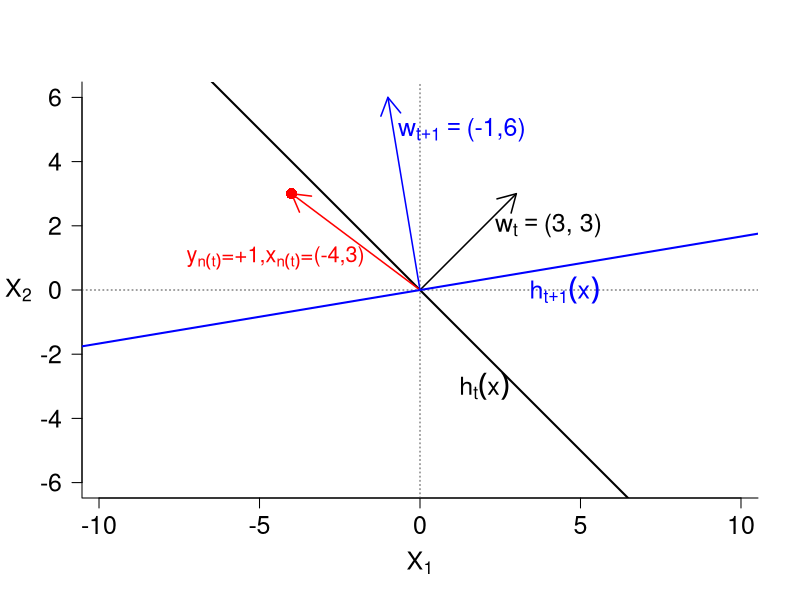
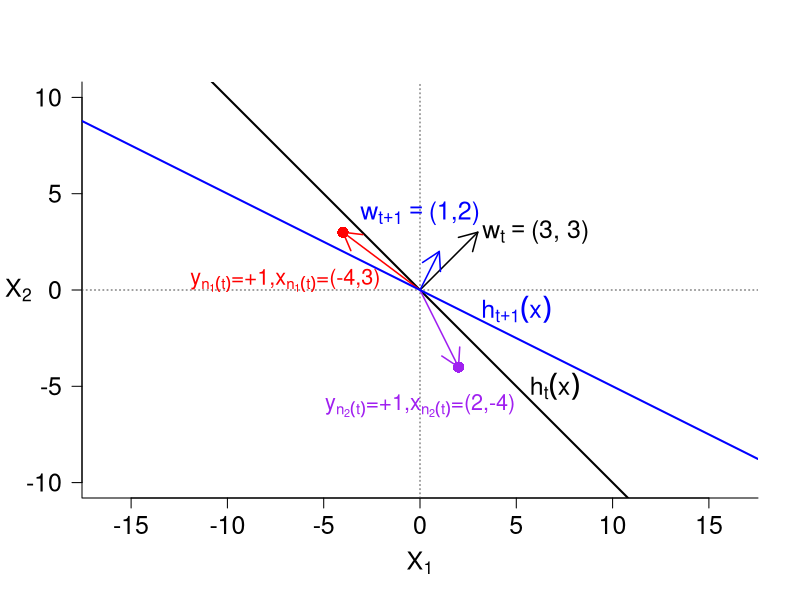
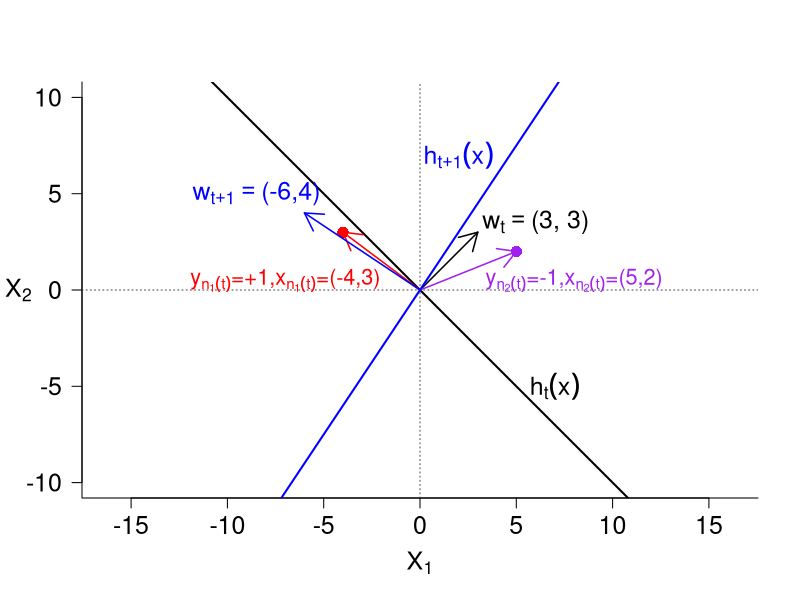
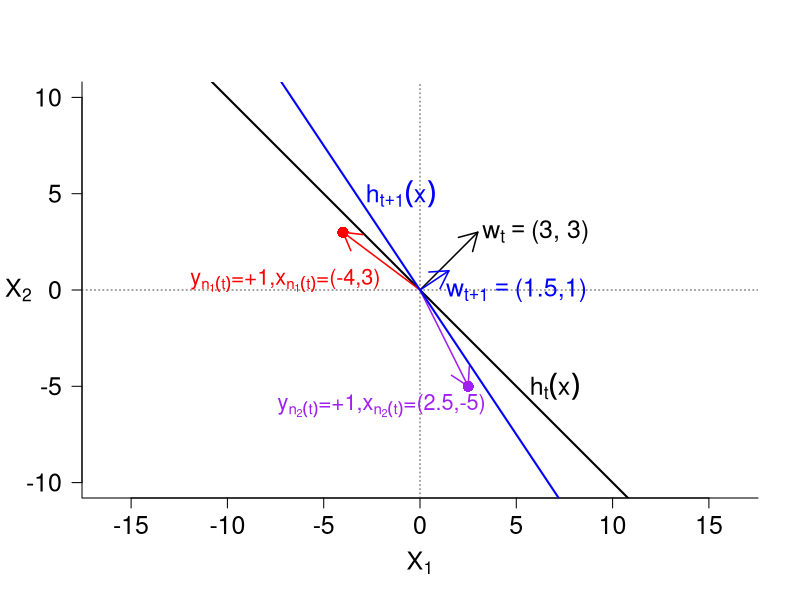

Here is the R script that generated these plots, in order:
###########################################################
# Filename: hw1.R
# Course  : 113-2 Statistics and Machine Learning, HW1
# Author  : Potumas Liu 
# Date    : 2025/03/16
###########################################################

par(mar = c(5, 4, 1, 1))
par(mgp = c(3, 1, 0))

# (3)
pdf("3.pdf")

plot(0, 0, xlim = c(-6, 6), ylim = c(-6, 6), bty="l",
     type = "n", xlab = expression(X[1]), ylab = "", 
     asp = 1, las=1, cex.axis=1.5, cex.lab=1.5)
abline(h=0, lty=3, col="gray30")
abline(v=0, lty=3, col="gray30")
mtext(expression("X"[2]), side = 2, line = 2.5, las = 1, cex = 1.5)

# the original model
arrows(0, 0, 3, 3, col = "black", lwd=1.5, length=0.2)
abline(a=0, b=-1, lwd=2, col="black")
text(4, 2, expression(w[t]=="(3, 3)"), col = "black", cex = 1.5)  # Add text at (5,5)
text(2, -3, expression(h[t](x)), col = "black", cex = 1.5)

# the misclassified sample point
points(x=-4, y=3, col="red", pch=16, cex=1.5)
arrows(0, 0, -4, 3, col = "red", lwd=1.5, length=0.2)
text(-4.5, 1, expression(paste(y[n(t)], "=+1,", x[n(t)], "=(-4,3)", sep="")), col = "red", cex = 1.3)  

# the updated model
arrows(0, 0, -1, 6, col = "blue", lwd=1.5, length=0.2)
abline(a=0, b=(1/6), lwd=2, col="blue")
text(1.3, 5, expression(w[t+1]=="(-1,6)"), col = "blue", cex = 1.5)
text(4.5, 0, expression(h[t+1](x)), col = "blue", cex = 1.5)

dev.off()



# (4)
# 4.1: one sample is corrected 
pdf("4.1.pdf")

plot(0, 0, xlim = c(-10, 10), ylim = c(-10, 10), bty="l",
     type = "n", xlab = expression(X[1]), ylab = "", 
     asp = 1, las=1, cex.axis=1.5, cex.lab=1.5)
abline(h=0, lty=3, col="gray30")
abline(v=0, lty=3, col="gray30")
mtext(expression("X"[2]), side = 2, line = 2.5, las = 1, cex = 1.5)

# the original model
arrows(0, 0, 3, 3, col = "black", lwd=1.5, length=0.2)
abline(a=0, b=-1, lwd=2, col="black")
text(6, 3, expression(w[t]=="(3, 3)"), col = "black", cex = 1.5)
text(7, -5, expression(h[t](x)), col = "black", cex = 1.5) 

# the misclassified sample point 1
points(x=-4, y=3, col="red", pch=16, cex=1.5)
arrows(0, 0, -4, 3, col = "red", lwd=1.5, length=0.2)
text(-7, 0.5, expression(paste(y[n[1](t)], "=+1,", x[n[1](t)], "=(-4,3)", sep="")), col = "red", cex = 1.3)  

# the misclassified sample point 2
points(x=2, y=-4, col="purple", pch=16, cex=1.5)
arrows(0, 0, 2, -4, col = "purple", lwd=1.5, length=0.2)
text(0, -6, expression(paste(y[n[2](t)], "=+1,", x[n[2](t)], "=(2,-4)", sep="")), col = "purple", cex = 1.3)  

# the updated model
arrows(0, 0, 1, 2, col = "blue", lwd=1.5, length=0.2)
abline(a=0, b=(-1/2), lwd=2, col="blue")
text(0, 4, expression(w[t+1]=="(1,2)"), col = "blue", cex = 1.5)
text(5, -1, expression(h[t+1](x)), col = "blue", cex = 1.5)

dev.off()


# 4.2: both samples are corrected 
pdf("4.2.pdf")

plot(0, 0, xlim = c(-10, 10), ylim = c(-10, 10), bty="l",
     type = "n", xlab = expression(X[1]), ylab = "", 
     asp = 1, las=1, cex.axis=1.5, cex.lab=1.5)
abline(h=0, lty=3, col="gray30")
abline(v=0, lty=3, col="gray30")
mtext(expression("X"[2]), side = 2, line = 2.5, las = 1, cex = 1.5)

# the original model
arrows(0, 0, 3, 3, col = "black", lwd=1.5, length=0.2)
abline(a=0, b=-1, lwd=2, col="black")
text(6, 3.5, expression(w[t]=="(3, 3)"), col = "black", cex = 1.5)  
text(7, -5, expression(h[t](x)), col = "black", cex = 1.5)  

# the misclassified sample point 1
points(x=-4, y=3, col="red", pch=16, cex=1.5)
arrows(0, 0, -4, 3, col = "red", lwd=1.5, length=0.2)
text(-7, 0.5, expression(paste(y[n[1](t)], "=+1,", x[n[1](t)], "=(-4,3)", sep="")), col = "red", cex = 1.3)  

# the misclassified sample point 2
points(x=5, y=2, col="purple", pch=16, cex=1.5)
arrows(0, 0, 5, 2, col = "purple", lwd=1.5, length=0.2)
text(8, 0.5, expression(paste(y[n[2](t)], "=-1,", x[n[2](t)], "=(5,2)", sep="")), col = "purple", cex = 1.3)  

# the updated model
arrows(0, 0, -6, 4, col = "blue", lwd=1.5, length=0.2)
abline(a=0, b=(3/2), lwd=2, col="blue")
text(-8.5, 5, expression(w[t+1]=="(-6,4)"), col = "blue", cex = 1.5)
text(2, 7, expression(h[t+1](x)), col = "blue", cex = 1.5)

dev.off()



# 4.3: no samples are corrected 
pdf("4.3.pdf")

plot(0, 0, xlim = c(-10, 10), ylim = c(-10, 10), bty="l",
     type = "n", xlab = expression(X[1]), ylab = "", 
     asp = 1, las=1, cex.axis=1.5, cex.lab=1.5)
abline(h=0, lty=3, col="gray30")
abline(v=0, lty=3, col="gray30")
mtext(expression("X"[2]), side = 2, line = 2.5, las = 1, cex = 1.5)

# the original model
arrows(0, 0, 3, 3, col = "black", lwd=1.5, length=0.2)
abline(a=0, b=-1, lwd=2, col="black")
text(6, 3, expression(w[t]=="(3, 3)"), col = "black", cex = 1.5)
text(7, -5, expression(h[t](x)), col = "black", cex = 1.5) 

# the misclassified sample point 1
points(x=-4, y=3, col="red", pch=16, cex=1.5)
arrows(0, 0, -4, 3, col = "red", lwd=1.5, length=0.2)
text(-7, 0.5, expression(paste(y[n[1](t)], "=+1,", x[n[1](t)], "=(-4,3)", sep="")), col = "red", cex = 1.3)  

# the misclassified sample point 2
points(x=2.5, y=-5, col="purple", pch=16, cex=1.5)
arrows(0, 0, 2.5, -5, col = "purple", lwd=1.5, length=0.2)
text(-2, -6, expression(paste(y[n[2](t)], "=+1,", x[n[2](t)], "=(2.5,-5)", sep="")), col = "purple", cex = 1.3)  

# the updated model
arrows(0, 0, 1.5, 1, col = "blue", lwd=1.5, length=0.2)
abline(a=0, b=(-3/2), lwd=2, col="blue")
text(5, 0, expression(w[t+1]=="(1.5,1)"), col = "blue", cex = 1.5)
text(-1, 5, expression(h[t+1](x)), col = "blue", cex = 1.5)

dev.off()
